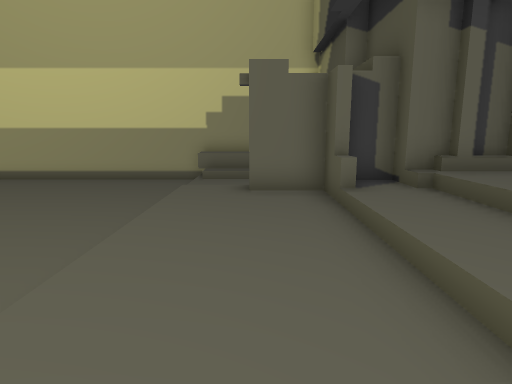
[1] (above)

24 first-person views from a walk through a Unity game level. The camera is 1.3 m above the floor, tilts 10° down and sees 75° across. The floor is counted in squares, 1 m on a side. Each view is taken from the middle of a square. On the plan, view 1 faces up. The plan holds only what a view shows up to about 14 squares ahead; the rest is blank. The place goes on beyond the plan. The player is left out.

[2]
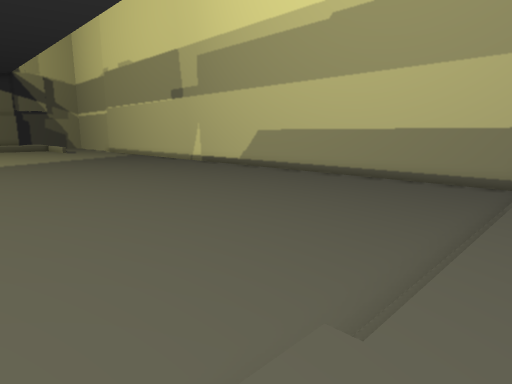

[3]
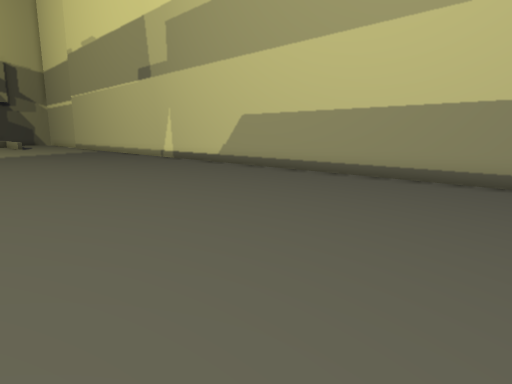

[4]
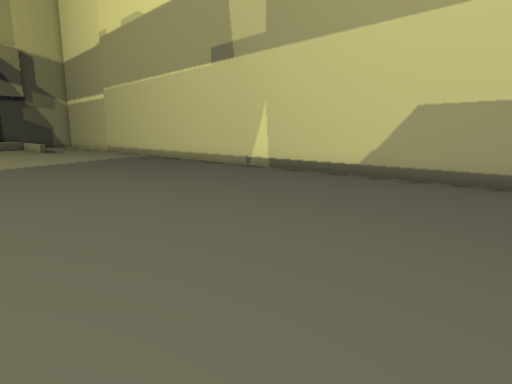

[5]
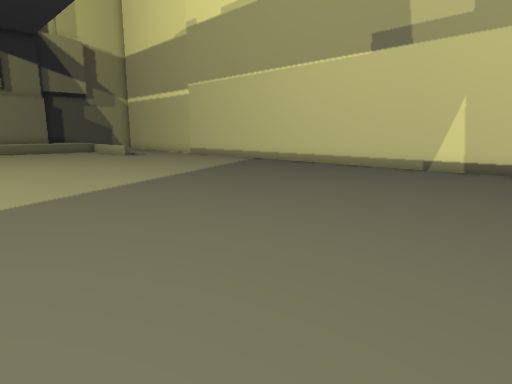

[6]
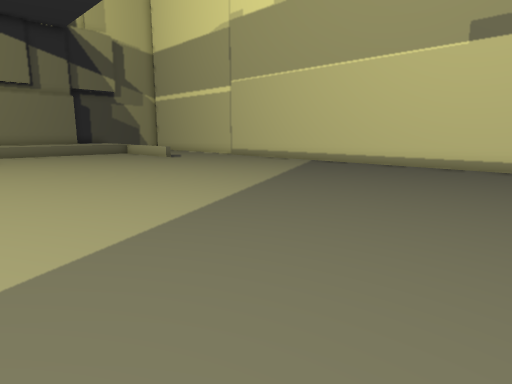

[7]
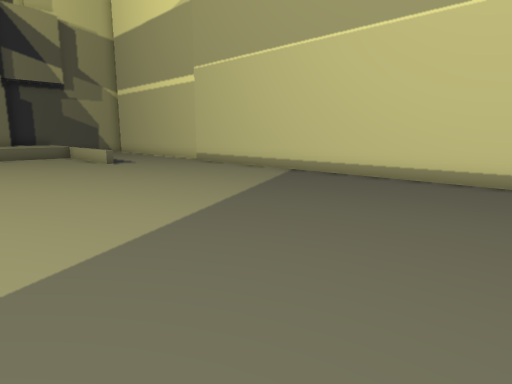

[8]
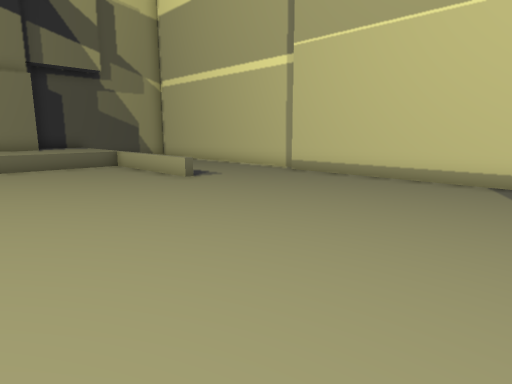

[9]
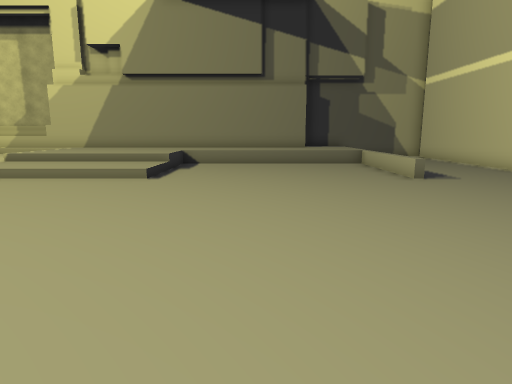

[10]
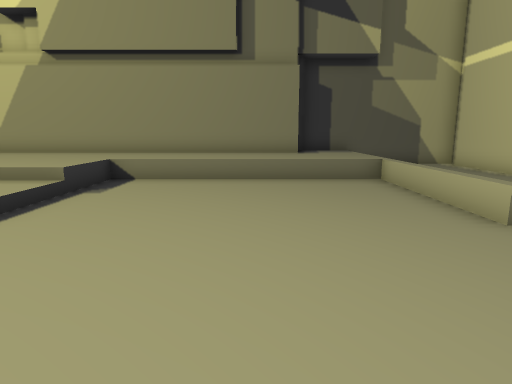

[11]
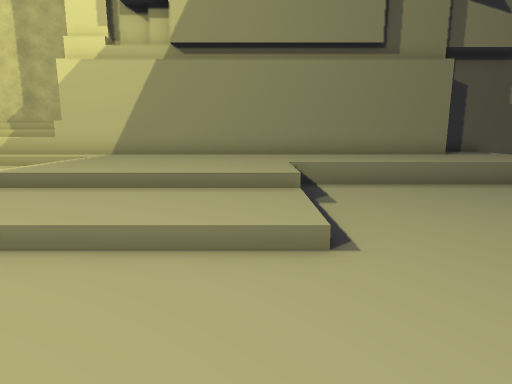

[12]
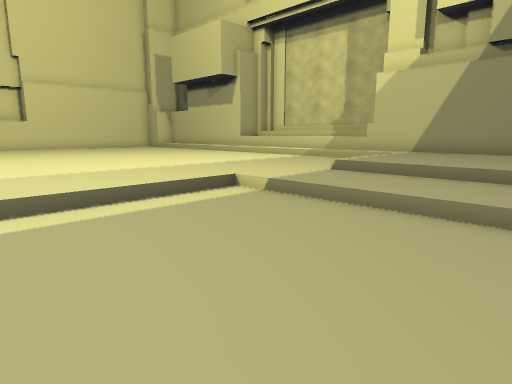

[13]
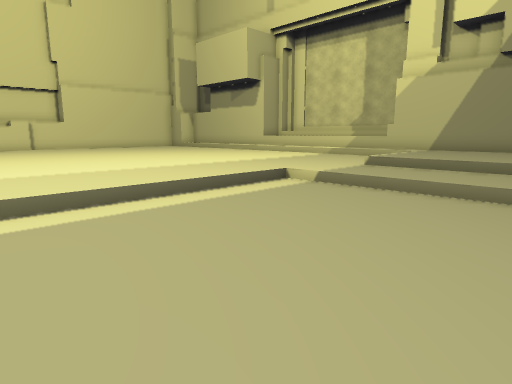

[14]
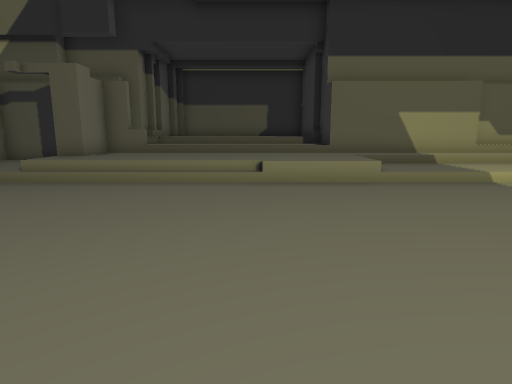

[15]
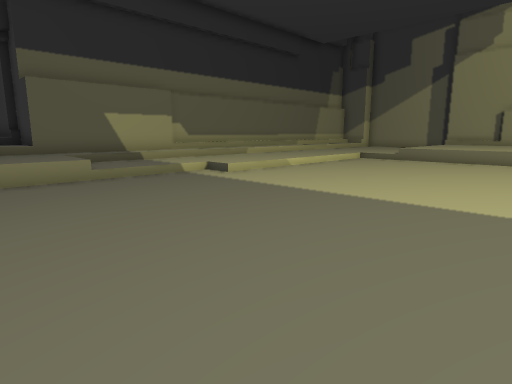

[16]
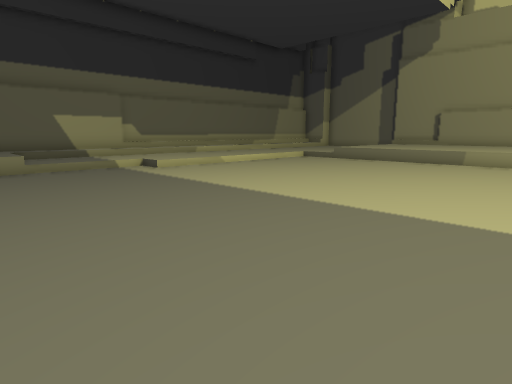

[17]
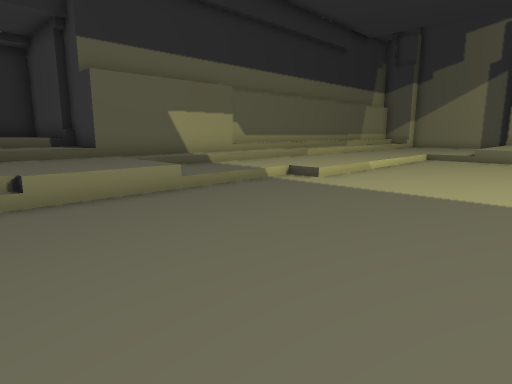

[18]
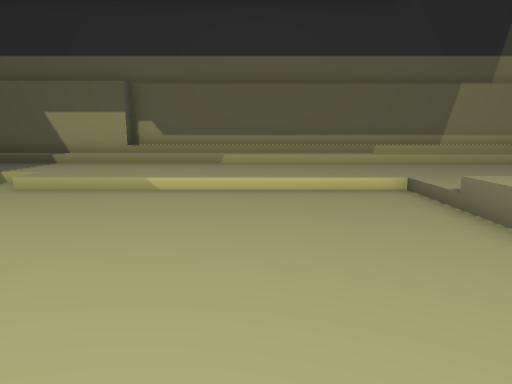

[19]
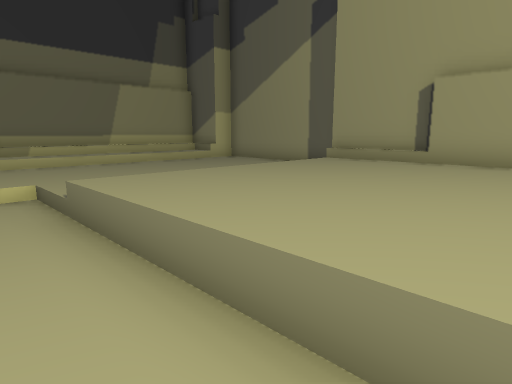

[20]
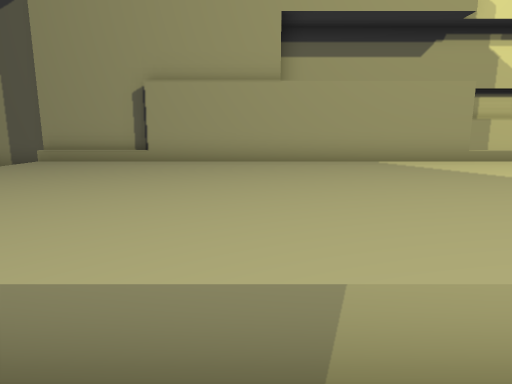

[21]
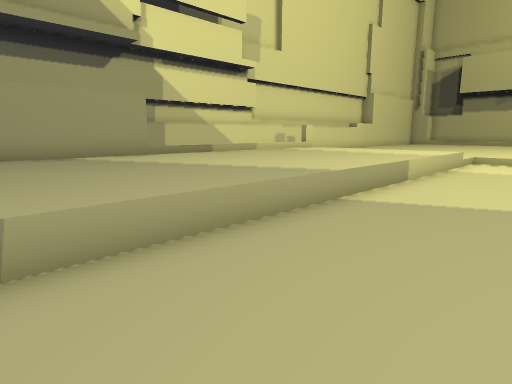

[22]
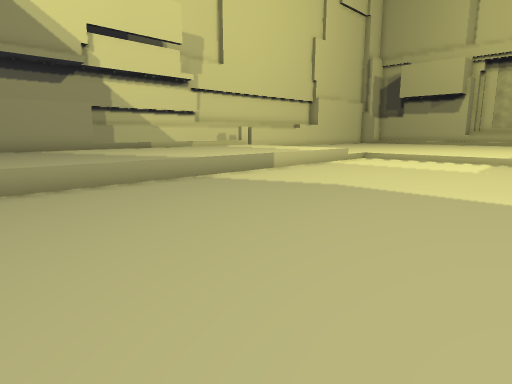

[23]
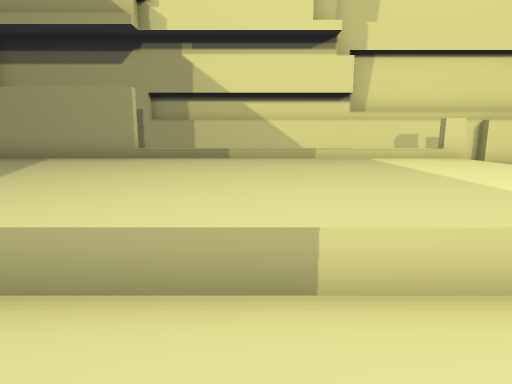

[24]
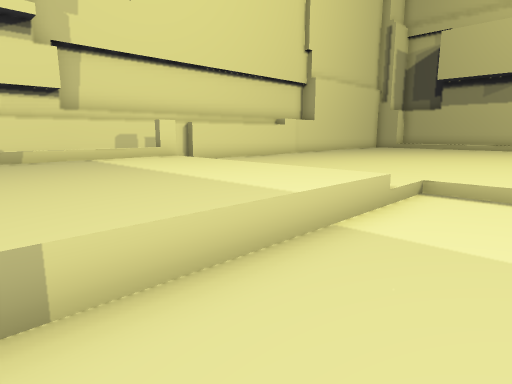

### Floor plan
Key: @ floor where view 1 was taken; # wall or solid block; x gap in a wall; . main floor; : floor 0.25 m higher than the main floor; + floor 0.5 m higher than the main floor; * floor 0.75 m higher than the main floor; % floor 1 m higher than the main floor; / step, stairs or slope; = window, fence, low wall or low ledge; ^ raised ledge; v drop or lower ground.
Columns run from 47 left of view 1 to 7 right of it. Each row starts with its distance up from view 1.
 14  ###############################################
 13   ...........................................^^^
 12       ......................................./++ #
 11  #      ...................................../:::#
 10  #...v=====................................../:: #
  9  #++++......................................./:  #
  8  #++++......................................./+###
  7  ##+++......................................./+++####
  6   #+++......................................./+++*/%%
  5   #+++......................................./+++**%
  4   #+++......................................./+++**
  3   #+++......................................./+++**
  2   #+++.////................................../+++*
  1   #+++++/::.................. . . ...........=+++**   #
  0   #+++++/::.......     ... .     ............v+@+**  %#
 -1   #+++++/::........             .............=+++######
 -2   #+++++/::........             ............./::+#
 -3   #+++++/::........             ............./::+#
 -4   #+/////::.......               ............/::+#
 -5   #+  :::::.......               ............/::+#
 -6   x+::::::::::::::              ............::::+#
 -7 ^^^+::::::::::::::       ...................::::+#
 -8 ^^^   ::::::::::::  ........................::::+#
 -9 ^^     :::::::::::  ........................::::+#
-10 ^       ::::::::::   .......................::::+#
-11          ::::::::     ......................::::+#
-12           :::::::      .....................::::+#
-13            :::::::::........................::::+#
-14            :::::::::........................::::+#
-15            ::::::::::/++++++++++++++++++++::::::+#
-16             :::::::: /++++++++++++++++++++: ::::+#
-17              ::::::: /++++++++++++++++++++: ::::+#
-18               :::::  /++++++++++++++++++++: ::::+#
-19                ::::  /++++++++++++++++++++: ::::+#
-20                 :::  /++++++++++++++++++++: ::::+#
-21                  ::  /++++++++++++++++++++: :::: #
-22                   :   ::=======############ :::
-23                   ^^^^^^########          #####
-24                   #############

Where each view was taken, in squares from view 1:
view 1: 0 up, 0 right, facing up
view 2: 0 up, 1 left, facing up-left
view 3: 4 up, 4 left, facing up-left
view 4: 4 up, 11 left, facing up-left
view 5: 1 up, 17 left, facing up-left
view 6: 0 up, 20 left, facing up-left
view 7: 4 up, 22 left, facing up-left
view 8: 4 up, 28 left, facing up-left
view 9: 5 up, 27 left, facing left
view 10: 6 up, 32 left, facing left
view 11: 1 up, 33 left, facing left
view 12: 1 up, 31 left, facing down-left
view 13: 1 up, 29 left, facing down-left
view 14: 2 up, 11 left, facing right
view 15: 2 up, 12 left, facing down-right
view 16: 1 up, 15 left, facing down-right
view 17: 3 up, 9 left, facing down-right
view 18: 11 down, 11 left, facing right
view 19: 13 down, 11 left, facing down-right
view 20: 13 down, 11 left, facing down
view 21: 11 down, 11 left, facing down-left
view 22: 6 down, 11 left, facing down-left
view 23: 12 down, 20 left, facing down
view 24: 12 down, 20 left, facing down-left
